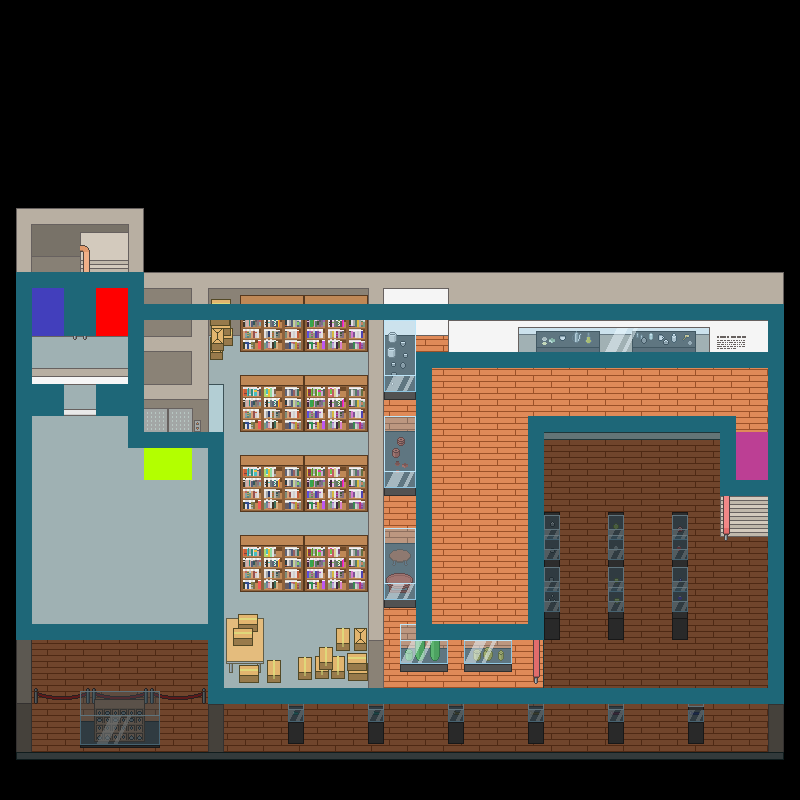

A level layout from a 2D game, rendered from its tile map. Below: a short description, then the map file with tile-grid data replaced by summaries:
An orthogonal 50x50 tile map with 16x16 px tiles, 2 tile layers (collision, interaction), 4 hidden layers not drawn, 3 tilesets, 1 image layer and 2 objects (elevator-left, elevator-right).

<map version="1.4" tiledversion="1.4.3" orientation="orthogonal" renderorder="right-down" width="50" height="50" tilewidth="16" tileheight="16" infinite="0" nextlayerid="26" nextobjectid="15">
 <editorsettings>
  <export target="sixth-floor.json" format="json" />
 </editorsettings>
 <tileset firstgid="1" name="background" tilewidth="16" tileheight="16" tilecount="8160" columns="50">
  <image source="../img/6f_background.png" width="800" height="800" />
 </tileset>
 <tileset firstgid="8161" name="collision" tilewidth="16" tileheight="16" tilecount="4" columns="2">
  <image source="simple_tile.png" width="32" height="32" />
  <tile id="0">
   <properties>
    <property name="name" value="art1" />
   </properties>
  </tile>
  <tile id="1">
   <properties>
    <property name="collides" type="bool" value="true" />
   </properties>
  </tile>
 </tileset>
 <tileset firstgid="8165" name="interactive-tile" tilewidth="16" tileheight="16" tilecount="24" columns="6">
  <image source="interactive-tile.png" width="96" height="64" />
  <tile id="0" type="image1">
   <properties>
    <property name="name" value="up" />
   </properties>
  </tile>
  <tile id="1" type="image2">
   <properties>
    <property name="name" value="down" />
   </properties>
  </tile>
  <tile id="2" type="image3">
   <properties>
    <property name="name" value="elevator" />
   </properties>
  </tile>
  <tile id="3" type="image4">
   <properties>
    <property name="name" value="down2" />
   </properties>
  </tile>
  <tile id="4">
   <properties>
    <property name="name" value="image2-popup" />
   </properties>
  </tile>
  <tile id="5">
   <properties>
    <property name="name" value="image2-description" />
   </properties>
  </tile>
  <tile id="6">
   <properties>
    <property name="name" value="image3" />
   </properties>
  </tile>
  <tile id="7">
   <properties>
    <property name="name" value="image4" />
   </properties>
  </tile>
  <tile id="8">
   <properties>
    <property name="name" value="image3-popup" />
   </properties>
  </tile>
  <tile id="9">
   <properties>
    <property name="name" value="image3-description" />
   </properties>
  </tile>
  <tile id="10">
   <properties>
    <property name="name" value="image4-popup" />
   </properties>
  </tile>
  <tile id="11">
   <properties>
    <property name="name" value="image4-description" />
   </properties>
  </tile>
  <tile id="12">
   <properties>
    <property name="name" value="image5" />
   </properties>
  </tile>
  <tile id="13">
   <properties>
    <property name="name" value="image6" />
   </properties>
  </tile>
  <tile id="14">
   <properties>
    <property name="name" value="image9" />
   </properties>
  </tile>
  <tile id="15">
   <properties>
    <property name="name" value="image5-description" />
   </properties>
  </tile>
  <tile id="16">
   <properties>
    <property name="name" value="image6-description" />
   </properties>
  </tile>
  <tile id="17">
   <properties>
    <property name="name" value="image9-description" />
   </properties>
  </tile>
  <tile id="18">
   <properties>
    <property name="name" value="image7" />
   </properties>
  </tile>
  <tile id="19">
   <properties>
    <property name="name" value="image8" />
   </properties>
  </tile>
  <tile id="20">
   <properties>
    <property name="name" value="image" />
   </properties>
  </tile>
  <tile id="21">
   <properties>
    <property name="name" value="image7-description" />
   </properties>
  </tile>
  <tile id="22">
   <properties>
    <property name="name" value="image8-description" />
   </properties>
  </tile>
  <tile id="23">
   <properties>
    <property name="name" value="image" />
   </properties>
  </tile>
 </tileset>
 <imagelayer id="23" name="Image Layer 1">
  <image source="../img/6f_background.png" width="800" height="800" />
 </imagelayer>
 <imagelayer id="24" name="Image Layer 2" visible="0">
  <image source="../img/6f_background_marking.png" width="800" height="800" />
 </imagelayer>
 <imagelayer id="25" name="Image Layer 3" visible="0">
  <image source="../img/6f_background_ref.png" width="800" height="800" />
 </imagelayer>
 <layer id="1" name="background" width="50" height="50" visible="0">
  <data>[2500 cells, 1900 non-empty, 1900 distinct tile ids]</data>
 </layer>
 <layer id="3" name="collision" width="50" height="50">
  <properties>
   <property name="collides" type="bool" value="true" />
  </properties>
  <data>[2500 cells, 253 non-empty, 1 distinct tile ids]</data>
 </layer>
 <objectgroup id="10" name="objectLayer">
  <object id="12" name="elevator-left" x="128" y="464" />
  <object id="13" name="elevator-right" x="208" y="464" />
 </objectgroup>
 <layer id="7" name="overCharacter" width="50" height="50" visible="0">
  <data>[2500 cells, 7 non-empty, 7 distinct tile ids]</data>
 </layer>
 <layer id="4" name="interaction" width="50" height="50">
  <properties>
   <property name="cubemapAnchor" value="image1" />
  </properties>
  <data>[2500 cells, 32 non-empty, 5 distinct tile ids]</data>
 </layer>
</map>
